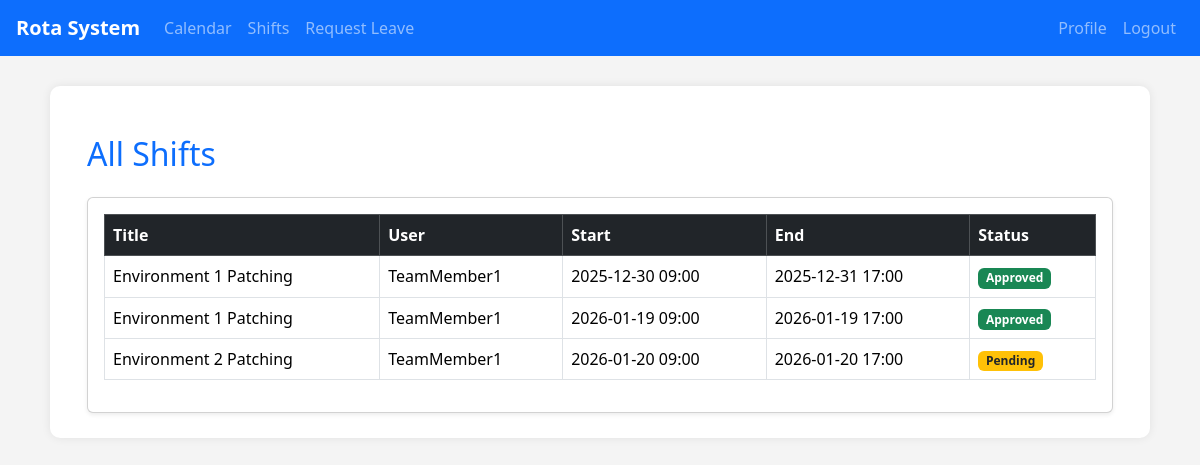
Page /rota/shifts/ (signed in) on the committed database.
### rota/models.py (models this page shows, shortened)
class Shift(models.Model):
    title = models.CharField(max_length=100)
    user = models.ForeignKey('accounts.CustomUser', on_delete=models.CASCADE)
    start = models.DateTimeField()
    end = models.DateTimeField()
    team = models.ForeignKey(Team, null=True, blank=True, on_delete=models.SET_NULL)
    role_required = models.ForeignKey(Role, null=True, blank=True, on_delete=models.SET_NULL)
    STATUS_CHOICES = [
        ('pending', 'Pending'),
        ('approved', 'Approved'),
        ('rejected', 'Rejected'),
    ]
    status = models.CharField(max_length=20, choices=STATUS_CHOICES, default='pending')
    is_on_call = models.BooleanField(default=False)

### accounts/models.py (models this page shows, shortened)
class CustomUser(AbstractUser):
    email = models.EmailField(unique=True)
    ROLE_CHOICES = [
        ('team_member', 'Team Member'),
        ('rota_manager', 'Rota Manager'),
        ('service_manager', 'Service Manager'),
        ('system_admin', 'System Admin'),
        ('automation_bot', 'Automation Bot'),
    ]
    role = models.CharField(max_length=20, choices=ROLE_CHOICES, default='team_member')
    role_profile = models.ForeignKey(Role, null=True, blank=True, on_delete=models.SET_NULL)
    team = models.ForeignKey(Team, null=True, blank=True, on_delete=models.SET_NULL, related_name='members')
    skills = models.ManyToManyField(Skill, blank=True)
    department = models.CharField(max_length=100, blank=True)
    phone = models.CharField(max_length=20, blank=True)
    default_start_time = models.TimeField(null=True, blank=True, help_text="e.g. 09:00")
    default_end_time = models.TimeField(null=True, blank=True, help_text="e.g. 17:00")
    timezone = models.CharField(max_length=50, default='Europe/London')
    USERNAME_FIELD = 'email'
    REQUIRED_FIELDS = ['username']
    def has_role(self, *codes: str) -> bool:
        if self.role in codes:
            return True
        if self.role_profile and self.role_profile.code in codes:
            return True
        return False

### rota/views.py (the view)
# urls.py: path("shifts/", views.shifts_view, name="shifts"),
@login_required
def shifts_view(request):
    if is_reporting(request.user):
        shifts = Shift.objects.all().order_by("start")
    else:
        shifts = Shift.objects.filter(user=request.user).order_by("start")
    return render(request, "rota/shifts.html", {"shifts": shifts})

### accounts/templatetags/role_tags.py (called while the page is built)
@register.filter
def has_role(user, roles: str) -> bool:
    if not user or not hasattr(user, "has_role"):
        return False
    codes = [code.strip() for code in roles.split(",") if code.strip()]
    return user.has_role(*codes)

### rota/views.py (called while the page is built)
def is_reporting(user):
    return user.has_role('service_manager', 'rota_manager', 'system_admin') or user.is_staff or user.is_superuser

### rota/templates/rota/shifts.html (shortened to what this page needs)
{% extends "base.html" %}
{% load role_tags %}
{% block content %}
<div class="container mt-4">
    <div class="d-flex justify-content-between align-items-center mb-3">
        <h2 class="text-primary">All Shifts</h2>
    </div>
    <div class="card shadow-sm">
        <div class="card-body">
            <table class="table table-bordered table-hover">
                <thead class="table-dark">
                    <tr>
                        <th>Title</th>
                        <th>User</th>
                        <th>Start</th>
                        <th>End</th>
                        <th>Status</th>
                    </tr>
                </thead>
                <tbody>
                    {% for shift in shifts %}
                    <tr>
                        <td>{{ shift.title }}</td>
                        <td>{{ shift.user.username }}</td>
                        <td>{{ shift.start|date:"Y-m-d H:i" }}</td>
                        <td>{{ shift.end|date:"Y-m-d H:i" }}</td>
                        <td>
                            {% if shift.status == "approved" %}
                                <span class="badge bg-success">Approved</span>
                            {% elif shift.status == "pending" %}
                                <span class="badge bg-warning text-dark">Pending</span>
                            {% else %}
                                <span class="badge bg-danger">Rejected</span>
                            {% endif %}
                        </td>
                    </tr>
                    {% empty %}
                    <tr>
                        <td colspan="6" class="text-center text-muted py-4">
                            No shifts found.
                        </td>
                    </tr>
                    {% endfor %}
                </tbody>
            </table>
        </div>
    </div>
</div>
{% endblock %}

### teamrota/templates/base.html (style rules this page uses)
body { background: #f4f4f4; }

### rows in the picture
Shift: title "Environment 1 Patching", user.username "TeamMember1", start "2025-12-30 09:00", end "2025-12-31 17:00", status "Approved"
Shift: title "Environment 1 Patching", user.username "TeamMember1", start "2026-01-19 09:00", end "2026-01-19 17:00", status "Approved"
Shift: title "Environment 2 Patching", user.username "TeamMember1", start "2026-01-20 09:00", end "2026-01-20 17:00", status "Pending"
